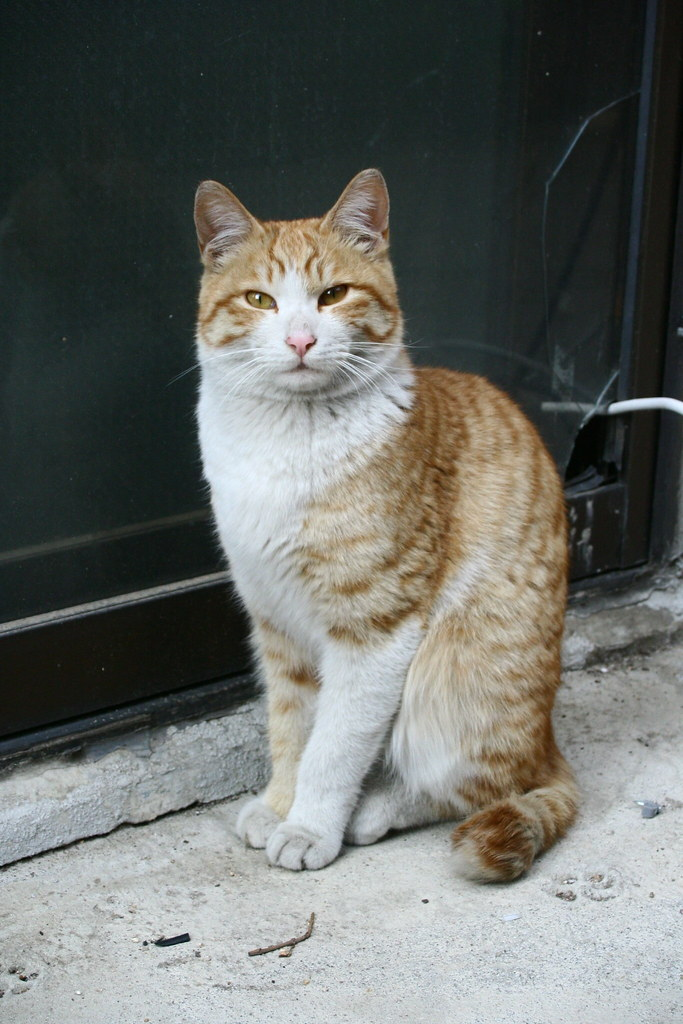
#> input picture examples/cat_cc.jpg, 683 x 1024 px
$ python gbconv.py examples/cat_cc.jpg out.png
#> lines starting #> are read from the running program, lines starting #| are printed output that depends on the picture
#!/usr/bin/env python3

"""
    Simple GameBoy - style image converter
"""

from PIL import Image
import sys, math, os

# Hex to RGB
def hex2rgb(hexa):
    """ Convert hexadecimal encoded color to rgb tuple """
    # Remove # at the beginning
    hexa = hexa.lstrip("#")
    return tuple(int(hexa[i:i+2], 16) for i in (0, 2, 4))

# Check args
if len(sys.argv) != 3:
    print("Usage:\n"+sys.argv[0]+" (inputimage) (outputimage)")
    sys.exit(1)

# Check if file exists
if not os.path.exists(sys.argv[1]):
    print("Input image not found")
    sys.exit(1)

if not os.path.exists(sys.argv[1]):
    print("Output image path not given")
    sys.exit(1)

#Simple GB palette - https://lospec.com/palette-list/kirokaze-gameboy
palette = ["#332c50", "#46878f", "#94e344", "#e2f3e4"]
palette_rgb = [hex2rgb(e) for e in palette]

# Load image
img = Image.open(sys.argv[1])
#> img is the input picture: PIL image 683x1024 RGB; mean R, G, B 103.3, 106.2, 102.1
# Load content into memory
img_content = img.load()
# Get image size
imgX, imgY = img.size
#> imgX = 683; imgY = 1024
# Out image
output_img = Image.new("RGB", (imgX, imgY))
#> output_img: PIL image 683x1024 RGB; every value is 0
# Content of output
output_content = output_img.load()

for y in range(0, imgY):
    for x in range(0, imgX):
        _r, _g, _b = img_content[x, y]

        # Maximum diff
        diff = 256
        min_index = 0

        # Try every color on the palette and try to find the closest color
        for index in range(len(palette_rgb)):
            current_diff = math.sqrt(
                (_r - palette_rgb[index][0])**2 +
                (_g - palette_rgb[index][1])**2 +
                (_b - palette_rgb[index][2])**2)

            if current_diff < diff:
                diff = current_diff
                min_index = index

        output_content[x, y] = palette_rgb[min_index]

# Save final image
output_img.save(sys.argv[2])
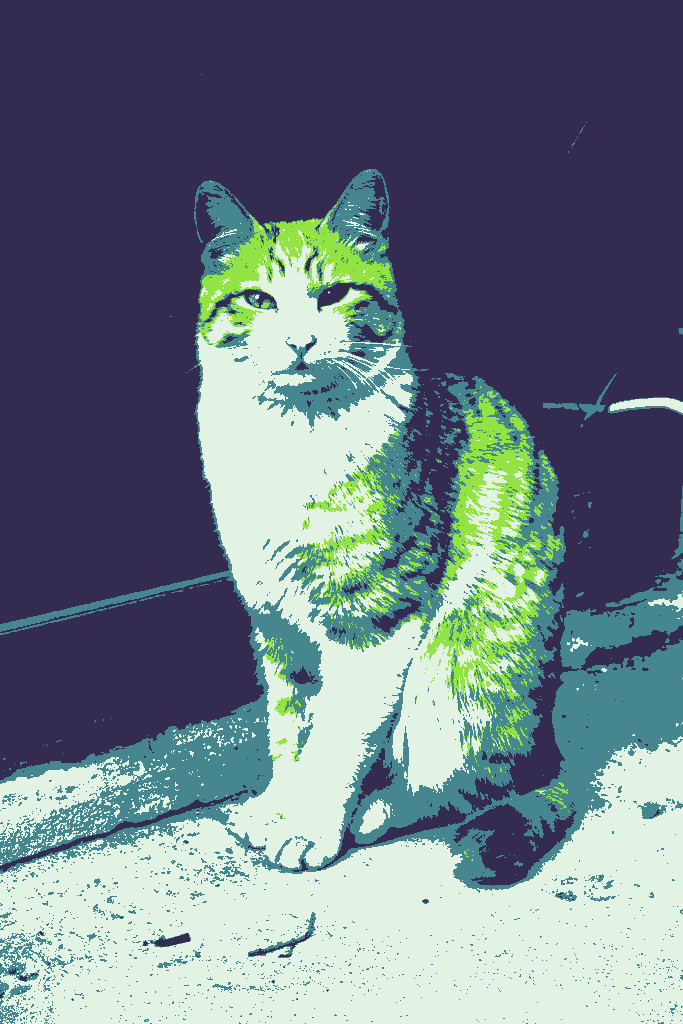
#> saved as out.png: PIL image 683x1024 RGB; mean R, G, B 108.8, 123, 132.5
